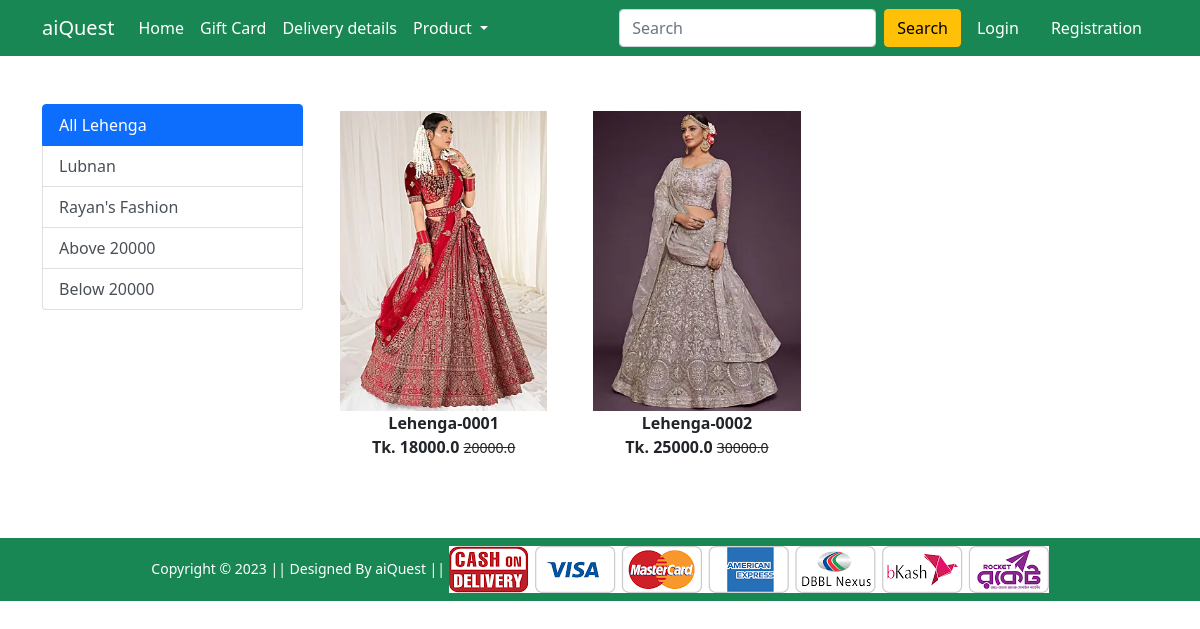
The app's page /lehenga/ with its own data.
### Shop/models.py (models this page shows, shortened)
class Product(models.Model):
    title = models.CharField(max_length=100)
    selling_price = models.FloatField()
    discounted_price = models.FloatField()
    description = models.TextField()
    brand = models.CharField(max_length=100)
    category = models.CharField(choices= CATEGORY_CHOICES, max_length=2)
    product_image = models.ImageField(upload_to='productImg')

### Shop/views.py (the view)
# urls.py: path('lehenga/', views.lehenga, name='lehenga'),
def lehenga(request, data=None):
   if data == None:
      lehengas = Product.objects.filter(category ='L')
   elif data == 'Lubnan' or data =='rayans':
      lehengas =Product.objects.filter(category ='L').filter(brand=data)
   elif data == 'below':
      lehengas =Product.objects.filter(category ='L').filter(discounted_price__lt= 20000)
   elif data == 'above':
      lehengas =Product.objects.filter(category ='L').filter(discounted_price__gt= 20000)
   return render(request, 'Shop/lehenga.html', {'lehengas':lehengas})

### Shop/templates/Shop/lehenga.html (shortened to what this page needs)
{% extends 'Shop/base.html' %}
{% load static %}
{% block main-content %}
<div class="container my-5">
    <div class="row">
        <div class="col-sm-3">
            <div class="list-group">
                <a href="{% url 'lehenga' %}" class="list-group-item list-group-item-action active" aria-current="true">
                    All Lehenga
                </a>
                <a href="{% url 'lehengaitem' 'Lubnan' %}" class="list-group-item list-group-item-action">Lubnan</a>
                <a href="{% url 'lehengaitem' 'rayans' %}" class="list-group-item list-group-item-action">Rayan's Fashion</a>
                <a href="{% url 'lehengaitem' 'above' %}" class="list-group-item list-group-item-action">Above 20000</a>
                <a href="{% url 'lehengaitem' 'below' %}" class="list-group-item list-group-item-action">Below 20000</a>
            </div>
        </div>
        <div class="col-sm-8">
            <div class="row">
                {% for product in lehengas %}
                <div class="col-sm-4 text-center mb-4">
                    <a href="{% url 'product-detail' product.id %}" class="btn">
                        <div class="item">
                            <img src="{{product.product_image.url}}" alt="" height="300" class="">
                            <div class="fw-bold">{{product.title}}</div>
                            <div class="fw-bold">Tk. {{product.discounted_price}} <small
                                    class="fw-light text-decoration-line-through">{{product.selling_price}}</small>
                            </div>
                        </div>
                    </a>
                </div>
                {% endfor %}
            </div>
        </div>
    </div>
</div>
{% endblock main-content %}

### records on screen
Product: product_image (picture), title "Lehenga-0001", discounted_price "18000.0", selling_price "20000.0"
Product: product_image (picture), title "Lehenga-0002", discounted_price "25000.0", selling_price "30000.0"
